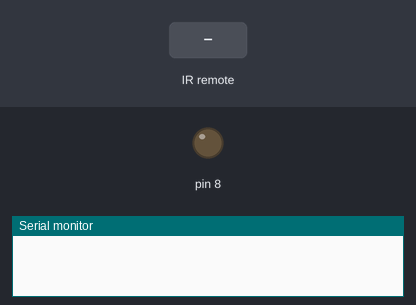
Simulated run of this sketch. Board: Arduino Uno, built with avr-gcc and run on an emulated ATmega328P. Parts: output pins drawn as LEDs (lit = HIGH), the last lines printed to the serial monitor. Inputs (shaded band) come from the test bench.

Above: at 1.2 s.
1.3 s: infrared code 0xFF38C7 received
At 1.7 s:
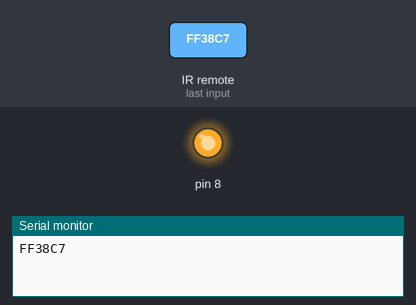
Timing chart, 0 to 4.3 s (numbered marks = the images above; inputs shaded):
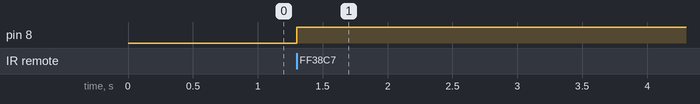

Measured:
- after the input at 1.3 s, pin 8: LOW → HIGH at once

The sketch:

recv.ino
```cpp
#include <IRremote.h>     // IRremote库声明

int RECV_PIN = 2;

IRrecv irrecv(RECV_PIN);

decode_results results;
int a=0;
void setup()
{
  Serial.begin(9600);
  irrecv.enableIRIn(); // 启动接收器
  pinMode(8,OUTPUT);
}

void loop() {
  if (irrecv.decode(&results))
  {
    Serial.println(results.value,HEX);//以16进制换行输出接收代码
    if(results.value==0xFF38C7 & a==0)
    {digitalWrite(8,HIGH);
    a=1;}
    else if(results.value==0xFF38C7 & a==1)
    {digitalWrite(8,LOW);
    a=0;}
    irrecv.resume(); // 接收下一个值
  }}
```
